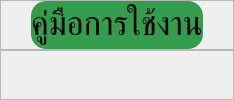
         <widget class="QWidget" name="manual_page">
          <layout class="QVBoxLayout" name="verticalLayout_6">
           <property name="spacing">
            <number>0</number>
           </property>
           <property name="leftMargin">
            <number>0</number>
           </property>
           <property name="topMargin">
            <number>0</number>
           </property>
           <property name="rightMargin">
            <number>0</number>
           </property>
           <property name="bottomMargin">
            <number>0</number>
           </property>
           <item>
            <widget class="QFrame" name="manual_title_group">
             <property name="maximumSize">
              <size>
               <width>16777215</width>
               <height>80</height>
              </size>
             </property>
             <property name="frameShape">
              <enum>QFrame::Shape::StyledPanel</enum>
             </property>
             <property name="frameShadow">
              <enum>QFrame::Shadow::Raised</enum>
             </property>
             <layout class="QHBoxLayout" name="horizontalLayout_10">
              <property name="spacing">
               <number>0</number>
              </property>
              <property name="leftMargin">
               <number>30</number>
              </property>
              <property name="topMargin">
               <number>0</number>
              </property>
              <property name="rightMargin">
               <number>30</number>
              </property>
              <property name="bottomMargin">
               <number>0</number>
              </property>
              <item>
               <widget class="QLabel" name="manual_title">
                <property name="maximumSize">
                 <size>
                  <width>16777215</width>
                  <height>50</height>
                 </size>
                </property>
                <property name="font">
                 <font>
                  <family>Kanit</family>
                  <pointsize>25</pointsize>
                 </font>
                </property>
                <property name="styleSheet">
                 <string notr="true">background-color: rgb(52, 157, 77);
border-radius: 15px;</string>
                </property>
                <property name="text">
                 <string>คู่มือการใช้งาน</string>
                </property>
                <property name="alignment">
                 <set>Qt::AlignmentFlag::AlignCenter</set>
                </property>
               </widget>
              </item>
             </layout>
            </widget>
           </item>
           <item>
            <widget class="QFrame" name="frame_3">
             <property name="frameShape">
              <enum>QFrame::Shape::StyledPanel</enum>
             </property>
             <property name="frameShadow">
              <enum>QFrame::Shadow::Raised</enum>
             </property>
            </widget>
           </item>
          </layout>
         </widget>
